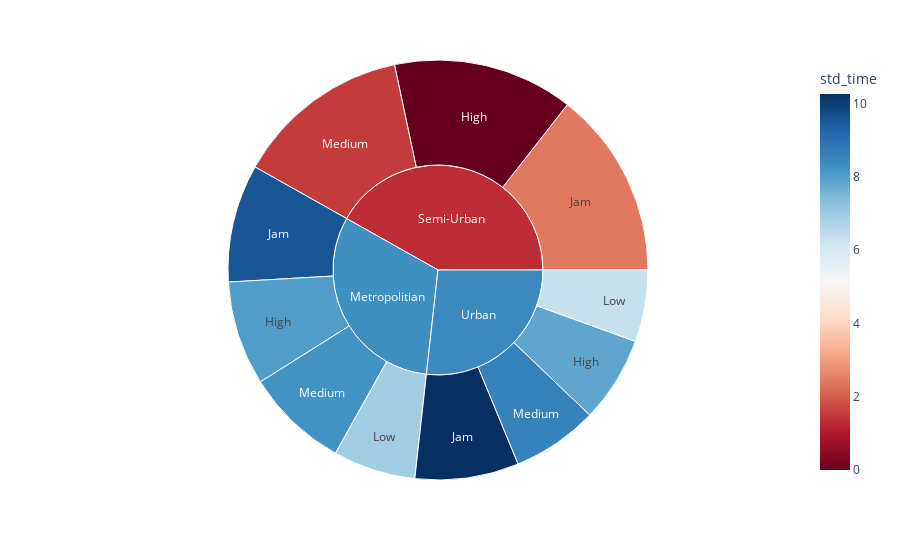

The cell this chart's notebook holds for it:
### Markdown cell above
### 5. Tempo médio e desvio por cidade e tipo de trafego

### Code cell
def print_grafico(dados):
    df=dados.copy()
    colunas=['City','Deliver_time','Road_traffic_density']
    df=df[colunas]
    df=df.groupby(['City','Road_traffic_density']).agg({'Deliver_time':['mean','std']})
    df.columns=['mean_time','std_time']
    df=df.reset_index().fillna(0)
    from plotly import express as px
    fig=px.sunburst(df,path=['City','Road_traffic_density'],
                    values='mean_time',color='std_time',
                    color_continuous_scale='RdBu',
                    )
    return fig
print_grafico(data)

### Figure 1 — Plotly figure (JSON) as saved in the notebook; plotly's stock layout.template omitted (floating-point values rounded to 4 significant figures)
{"data": [{"branchvalues": "total", "customdata": [[8.036], [0], [7.847], [9.547], [2.427], [10.27], [6.935], [6.329], [8.228], [1.528], [8.611], [8.298], [1.331], [8.445]], "domain": {"x": [0, 1], "y": [0, 1]}, "hovertemplate": "labels=%{label}<br>mean_time=%{value}<br>parent=%{parent}<br>id=%{id}<br>std_time=%{color}<extra></extra>", "ids": ["Metropolitian/High", "Semi-Urban/High", "Urban/High", "Metropolitian/Jam", "Semi-Urban/Jam", "Urban/Jam", "Metropolitian/Low", "Urban/Low", "Metropolitian/Medium", "Semi-Urban/Medium", "Urban/Medium", "Metropolitian", "Semi-Urban", "Urban"], "labels": ["High", "High", "High", "Jam", "Jam", "Jam", "Low", "Low", "Medium", "Medium", "Medium", "Metropolitian", "Semi-Urban", "Urban"], "marker": {"coloraxis": "coloraxis", "colors": [8.036, 0, 7.847, 9.547, 2.427, 10.27, 6.935, 6.329, 8.228, 1.528, 8.611, 8.298, 1.331, 8.445]}, "name": "", "parents": ["Metropolitian", "Semi-Urban", "Urban", "Metropolitian", "Semi-Urban", "Urban", "Metropolitian", "Urban", "Metropolitian", "Semi-Urban", "Urban", "", "", ""], "type": "sunburst", "values": [28.34, 49, 23.34, 32.02, 50.91, 28.2, 22.43, 19.49, 27.97, 47.67, 23.36, 110.8, 147.6, 94.39]}], "layout": {"coloraxis": {"colorbar": {"title": {"text": "std_time"}}, "colorscale": [[0, "rgb(103,0,31)"], [0.1, "rgb(178,24,43)"], [0.2, "rgb(214,96,77)"], [0.3, "rgb(244,165,130)"], [0.4, "rgb(253,219,199)"], [0.5, "rgb(247,247,247)"], [0.6, "rgb(209,229,240)"], [0.7, "rgb(146,197,222)"], [0.8, "rgb(67,147,195)"], [0.9, "rgb(33,102,172)"], [1, "rgb(5,48,97)"]]}, "legend": {"tracegroupgap": 0}, "margin": {"t": 60}}}
